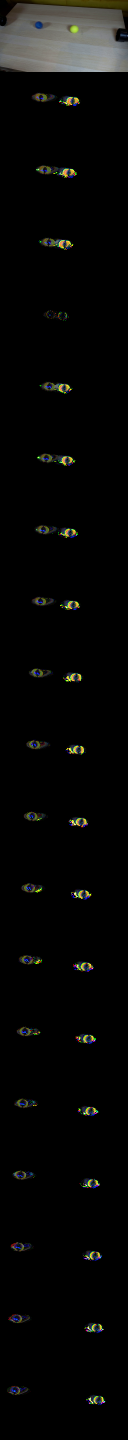
#> input picture bench_smoke_physics_iq_explore_20261107/v2v/case_0033_dense_last_only_attempt_01/candidate_00/pixels-09c0c7b22342c626.png, 256 x 2880 px, given in place of first_frame.png, which was not available (shown at 1/2 size)
$ python generate.py
#> lines starting #> are read from the running program, lines starting #| are printed output that depends on the picture; after the words box and inside, x2 and y2 are one past the last pixel; in counts of white or black regions, pixels touching at a corner belong together
"""Draw the future RGB frames from the supplied single historical image.

The table is repaired with nearby wood pixels. Two extracted, softly matted
balls follow explicit rolling trajectories with a symmetric collision.
Only numpy/PIL pixel operations are used.
"""
from pathlib import Path
import math

import numpy as np
from PIL import Image, ImageDraw

import artifact_io


ROOT = Path(__file__).resolve().parent
H, W = 144, 256
YY, XX = np.mgrid[:H, :W].astype(float)


def sample(a, x, y):
    x = np.clip(x, 0, a.shape[1] - 1.001)
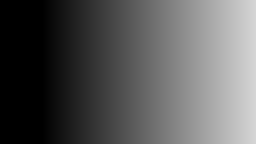
#> x: shape (144, 256) float64; min 0, max 213, mean 89
    y = np.clip(y, 0, a.shape[0] - 1.001)
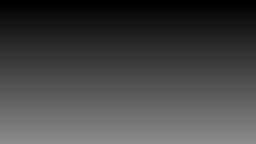
#> y: shape (144, 256) float64; min 0, max 140.2, mean 68.7
    ix, iy = x.astype(int), y.astype(int)
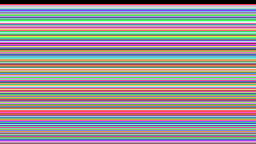
#> iy: shape (144, 256) int64; 141 distinct labels, from 0 to 140; one colour per label, 0 black
    u, v = (x - ix)[..., None], (y - iy)[..., None]
#> u: shape (144, 256, 1) float64; every value is 0
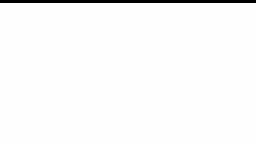
#> v: shape (144, 256, 1) float64; min 0, max 0.2, mean 0.196; drawn with min black and max white
    return ((1-u)*(1-v)*a[iy, ix] + u*(1-v)*a[iy, ix+1]
            + (1-u)*v*a[iy+1, ix] + u*v*a[iy+1, ix+1])
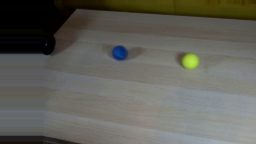
#> returned value: shape (144, 256, 3) float64; mean of channels 0, 1, 2 97.1, 97, 89.9; drawn as R, G, B


def ellipse(x, y, rx, ry, feather=0.18):
    distance = np.sqrt(((XX-x)/rx)**2 + ((YY-y)/ry)**2)
    z = np.clip((1+feather-distance)/(2*feather), 0, 1)
    return z*z*(3-2*z)


def repair(original, mask, shift, center):
    """Copy wood along its board direction and match surrounding illumination."""
    donor = sample(original, XX+shift[0], YY+shift[1])
    # Fit only a surrounding ring, never any ball or its shadow.
    x, y = center
    ring = (((XX-x)/31)**2 + ((YY-y)/17)**2 < 1) & (mask < 0.001)
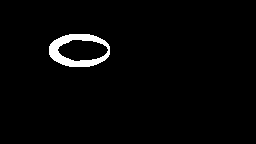
#> ring: shape (144, 256) bool; 2.4% white; 1 white region, box (x1, y1, x2, y2) and area: (49, 34, 110, 67) 871
    design = np.stack([np.ones_like(XX), (XX-x)/30, (YY-y)/20], -1)
#> (the run stopped early here; a loop or call above may not have finished)

$ run again, on assets/matrix/gpt-5-6-vision-input/0095-7815d77dce18.png
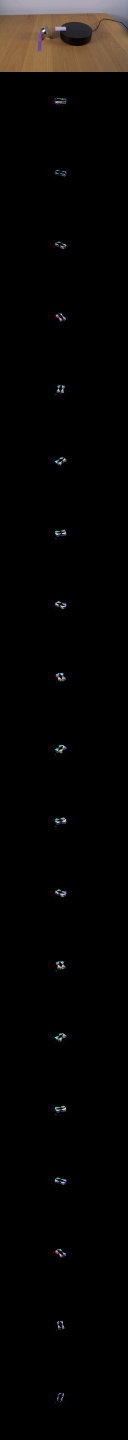
#> input picture assets/matrix/gpt-5-6-vision-input/0095-7815d77dce18.png, 256 x 2880 px, given in place of first_frame.png, which was not available (shown at 1/2 size)
#> iy: shape (144, 256) int64; 141 distinct labels, from 0 to 140
#> u: shape (144, 256, 1) float64; every value is 0
#> in sample, `return ((1-u)*(1-v)*a[iy, ix] + u*(1-v)*a[iy, ix+1] + (1-u)*v*a[iy+1, ..`:
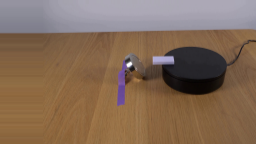
#> returned value: shape (144, 256, 3) float64; mean of channels 0, 1, 2 132.3, 107.5, 87.7; drawn as R, G, B
#> ring: shape (144, 256) bool; 2.4% white; 1 white region, box (x1, y1, x2, y2) and area: (49, 34, 110, 67) 871
